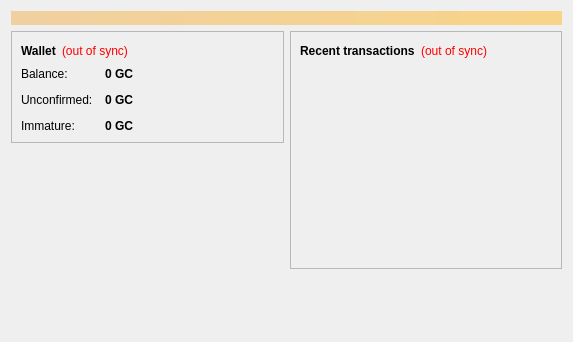
<?xml version="1.0" encoding="UTF-8"?>
<ui version="4.0">
 <class>OverviewPage</class>
 <widget class="QWidget" name="OverviewPage">
  <property name="geometry">
   <rect>
    <x>0</x>
    <y>0</y>
    <width>573</width>
    <height>342</height>
   </rect>
  </property>
  <property name="windowTitle">
   <string>Form</string>
  </property>
  <layout class="QVBoxLayout" name="topLayout">
   <item>
    <widget class="QLabel" name="labelAlerts">
     <property name="visible">
      <bool>false</bool>
     </property>
     <property name="styleSheet">
      <string notr="true">background-color: qlineargradient(x1: 0, y1: 0, x2: 1, y2: 0, stop:0 #F0D0A0, stop:1 #F8D488); color:#000000;</string>
     </property>
     <property name="wordWrap">
      <bool>true</bool>
     </property>
     <property name="margin">
      <number>3</number>
     </property>
    </widget>
   </item>
   <item>
    <layout class="QHBoxLayout" name="horizontalLayout" stretch="1,1">
     <item>
      <layout class="QVBoxLayout" name="verticalLayout_2">
       <item>
        <widget class="QFrame" name="frame">
         <property name="frameShape">
          <enum>QFrame::StyledPanel</enum>
         </property>
         <property name="frameShadow">
          <enum>QFrame::Raised</enum>
         </property>
         <layout class="QVBoxLayout" name="verticalLayout_4">
          <item>
           <layout class="QHBoxLayout" name="horizontalLayout_4">
            <item>
             <widget class="QLabel" name="label_5">
              <property name="font">
               <font>
                <weight>75</weight>
                <bold>true</bold>
               </font>
              </property>
              <property name="text">
               <string>Wallet</string>
              </property>
             </widget>
            </item>
            <item>
             <widget class="QLabel" name="labelWalletStatus">
              <property name="toolTip">
               <string>&lt;html&gt;&lt;head/&gt;&lt;body&gt;&lt;p&gt;The displayed information may be out of date. Your wallet automatically synchronizes with the G-coin network after a connection is established, but this process has not completed yet.&lt;/p&gt;&lt;/body&gt;&lt;/html&gt;</string>
              </property>
              <property name="styleSheet">
               <string notr="true">QLabel { color: red; }</string>
              </property>
              <property name="text">
               <string notr="true">(out of sync)</string>
              </property>
              <property name="alignment">
               <set>Qt::AlignLeading|Qt::AlignLeft|Qt::AlignVCenter</set>
              </property>
             </widget>
            </item>
            <item>
             <spacer name="horizontalSpacer_2">
              <property name="orientation">
               <enum>Qt::Horizontal</enum>
              </property>
              <property name="sizeHint" stdset="0">
               <size>
                <width>40</width>
                <height>20</height>
               </size>
              </property>
             </spacer>
            </item>
           </layout>
          </item>
          <item>
           <layout class="QFormLayout" name="formLayout_2">
            <property name="fieldGrowthPolicy">
             <enum>QFormLayout::AllNonFixedFieldsGrow</enum>
            </property>
            <property name="horizontalSpacing">
             <number>12</number>
            </property>
            <property name="verticalSpacing">
             <number>12</number>
            </property>
            <item row="0" column="0">
             <widget class="QLabel" name="label">
              <property name="text">
               <string>Balance:</string>
              </property>
             </widget>
            </item>
            <item row="0" column="1">
             <widget class="QLabel" name="labelBalance">
              <property name="font">
               <font>
                <weight>75</weight>
                <bold>true</bold>
               </font>
              </property>
              <property name="cursor">
               <cursorShape>IBeamCursor</cursorShape>
              </property>
              <property name="toolTip">
               <string>Your current balance</string>
              </property>
              <property name="text">
               <string notr="true">0 GC</string>
              </property>
              <property name="textInteractionFlags">
               <set>Qt::LinksAccessibleByMouse|Qt::TextSelectableByKeyboard|Qt::TextSelectableByMouse</set>
              </property>
             </widget>
            </item>
            <item row="1" column="0">
             <widget class="QLabel" name="label_3">
              <property name="text">
               <string>Unconfirmed:</string>
              </property>
             </widget>
            </item>
            <item row="1" column="1">
             <widget class="QLabel" name="labelUnconfirmed">
              <property name="font">
               <font>
                <weight>75</weight>
                <bold>true</bold>
               </font>
              </property>
              <property name="cursor">
               <cursorShape>IBeamCursor</cursorShape>
              </property>
              <property name="toolTip">
               <string>Total of transactions that have yet to be confirmed, and do not yet count toward the current balance</string>
              </property>
              <property name="text">
               <string notr="true">0 GC</string>
              </property>
              <property name="textInteractionFlags">
               <set>Qt::LinksAccessibleByMouse|Qt::TextSelectableByKeyboard|Qt::TextSelectableByMouse</set>
              </property>
             </widget>
            </item>
            <item row="2" column="0">
             <widget class="QLabel" name="labelImmatureText">
              <property name="text">
               <string>Immature:</string>
              </property>
             </widget>
            </item>
            <item row="2" column="1">
             <widget class="QLabel" name="labelImmature">
              <property name="font">
               <font>
                <weight>75</weight>
                <bold>true</bold>
               </font>
              </property>
              <property name="toolTip">
               <string>Mined balance that has not yet matured</string>
              </property>
              <property name="text">
               <string notr="true">0 GC</string>
              </property>
              <property name="textInteractionFlags">
               <set>Qt::LinksAccessibleByMouse|Qt::TextSelectableByKeyboard|Qt::TextSelectableByMouse</set>
              </property>
             </widget>
            </item>
           </layout>
          </item>
             
         </layout>
        </widget>
       </item>
       <item>
        <spacer name="verticalSpacer">
         <property name="orientation">
          <enum>Qt::Vertical</enum>
         </property>
         <property name="sizeHint" stdset="0">
          <size>
           <width>20</width>
           <height>40</height>
          </size>
         </property>
        </spacer>
       </item>
	   <item>
           <widget class="QLabel" name="label_wallet_bgcoin">
            <property name="text">
             <string/>
            </property>
            <property name="pixmap">
             <pixmap resource="../bitcoin.qrc">:/images/backg</pixmap>
            </property>
            <property name="scaledContents">
             <bool>false</bool>
            </property>
            <property name="alignment">
             <set>Qt::AlignCenter</set>
            </property>
            <property name="margin">
             <number>-2</number>
            </property>
           </widget>
          </item>
      </layout>
     </item>
     <item>
      <layout class="QVBoxLayout" name="verticalLayout_3">
       <item>
        <widget class="QFrame" name="frame_2">
         <property name="frameShape">
          <enum>QFrame::StyledPanel</enum>
         </property>
         <property name="frameShadow">
          <enum>QFrame::Raised</enum>
         </property>
         <layout class="QVBoxLayout" name="verticalLayout">
          <item>
           <layout class="QHBoxLayout" name="horizontalLayout_2">
            <item>
             <widget class="QLabel" name="label_4">
              <property name="text">
               <string>&lt;b&gt;Recent transactions&lt;/b&gt;</string>
              </property>
             </widget>
            </item>
            <item>
             <widget class="QLabel" name="labelTransactionsStatus">
              <property name="toolTip">
               <string>&lt;html&gt;&lt;head/&gt;&lt;body&gt;&lt;p&gt;The displayed information may be out of date. Your wallet automatically synchronizes with the G-coin network after a connection is established, but this process has not completed yet.&lt;/p&gt;&lt;/body&gt;&lt;/html&gt;</string>
              </property>
              <property name="styleSheet">
               <string notr="true">QLabel { color: red; }</string>
              </property>
              <property name="text">
               <string notr="true">(out of sync)</string>
              </property>
              <property name="alignment">
               <set>Qt::AlignRight|Qt::AlignTrailing|Qt::AlignVCenter</set>
              </property>
             </widget>
            </item>
            <item>
             <spacer name="horizontalSpacer">
              <property name="orientation">
               <enum>Qt::Horizontal</enum>
              </property>
              <property name="sizeHint" stdset="0">
               <size>
                <width>40</width>
                <height>20</height>
               </size>
              </property>
             </spacer>
            </item>
           </layout>
          </item>
          <item>
           <widget class="QListView" name="listTransactions">
            <property name="styleSheet">
             <string notr="true">QListView { background: transparent; }</string>
            </property>
            <property name="frameShape">
             <enum>QFrame::NoFrame</enum>
            </property>
            <property name="verticalScrollBarPolicy">
             <enum>Qt::ScrollBarAlwaysOff</enum>
            </property>
            <property name="horizontalScrollBarPolicy">
             <enum>Qt::ScrollBarAlwaysOff</enum>
            </property>
            <property name="selectionMode">
             <enum>QAbstractItemView::NoSelection</enum>
            </property>
           </widget>
          </item>
         </layout>
        </widget>
       </item>
       <item>
        <spacer name="verticalSpacer_2">
         <property name="orientation">
          <enum>Qt::Vertical</enum>
         </property>
         <property name="sizeHint" stdset="0">
          <size>
           <width>20</width>
           <height>40</height>
          </size>
         </property>
        </spacer>
       </item>
      </layout>
     </item>
    </layout>
   </item>
  </layout>
 </widget>
 <resources/>
 <connections/>
</ui>
